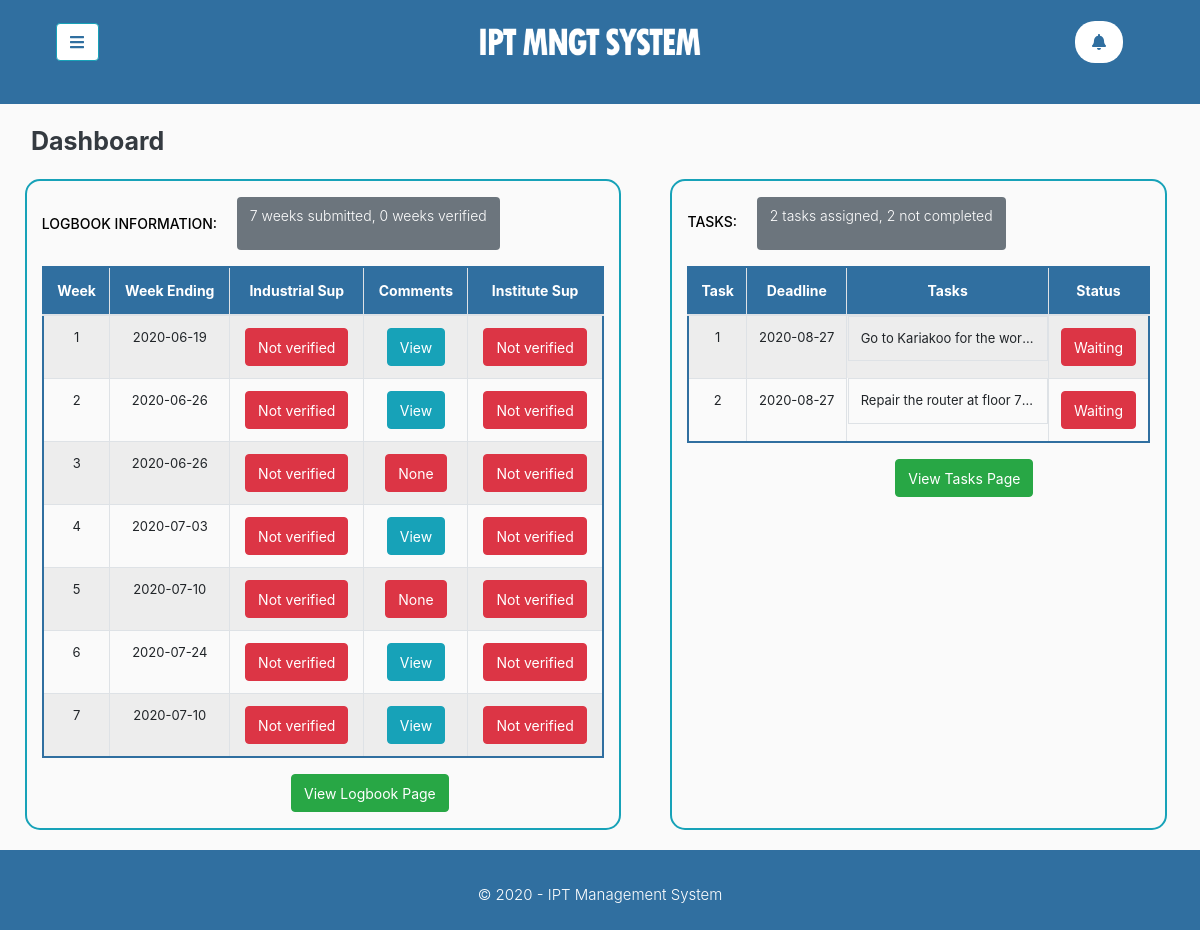
The app's page /student/main/index.php (signed in) with its own data.
### tables this page shows
CREATE TABLE `logbook_entries` (
  `entryNumber` int(11) NOT NULL,
  `userID` int(11) DEFAULT NULL,
  `weekNumber` int(11) DEFAULT NULL,
  `weekStart` varchar(11) DEFAULT NULL,
  `weekEnds` varchar(11) DEFAULT NULL,
  `monEntry` varchar(500) DEFAULT NULL,
  `tueEntry` varchar(500) DEFAULT NULL,
  `wedEntry` varchar(500) DEFAULT NULL,
  `thurEntry` varchar(500) DEFAULT NULL,
  `friEntry` varchar(500) DEFAULT NULL,
  `satEntry` varchar(500) DEFAULT NULL,
  `monhr` varchar(255) NOT NULL,
  `tuehr` varchar(255) NOT NULL,
  `wedhr` varchar(255) NOT NULL,
  `thurhr` varchar(255) NOT NULL,
  `frihr` varchar(255) NOT NULL,
  `sathr` varchar(255) NOT NULL,
  `week_Entry` text DEFAULT NULL,
  `week_picture` varchar(255) DEFAULT NULL,
  `indSup_comments` varchar(500) DEFAULT NULL,
  `indSup_verifystatus` int(11) DEFAULT NULL,
  `instSup_verifystatus` int(11) DEFAULT NULL,
  `year_of_study` int(11) DEFAULT NULL,
  `entry_status` int(11) DEFAULT NULL,
  `last_submission` varchar(255) DEFAULT NULL
);

CREATE TABLE `task_info` (
  `task_id` int(11) NOT NULL,
  `StudentID` int(11) DEFAULT NULL,
  `industrial_supervisor_ID` int(11) DEFAULT NULL,
  `week` varchar(255) DEFAULT NULL,
  `deadline` varchar(255) DEFAULT NULL,
  `tasks` text DEFAULT NULL,
  `task_status` int(11) DEFAULT NULL
);

### student/main/index.php (the view, shortened to what this page needs)
<?php
    include '../phpIncludes/header.php';
    $current_userID = $_SESSION ['StudentID'];
    $sql_logbook = "SELECT * FROM logbook_entries WHERE userID = '$current_userID'";
    $run = $conn -> query($sql_logbook);
    $logbook_number_rows = mysqli_num_rows ($run);
    $sql_statusCheck = "SELECT * FROM logbook_entries WHERE userID = '$current_userID' AND indSup_verifystatus = '1' AND entry_status = '1'";
    $run_statusCheck = $conn -> query ($sql_statusCheck);
    $status_notVerified = mysqli_num_rows ($run_statusCheck);
    $sql_taskCheck = "SELECT * FROM task_info WHERE StudentID = '$current_userID'";
    $run_taskStatus = $conn -> query ($sql_taskCheck);
    $number_tasks = mysqli_num_rows ($run_taskStatus);
    $last_task_id = "SELECT MAX(task_id) AS new_id FROM task_info WHERE StudentID = '$current_userID'";
    $run_last = $conn -> query ($last_task_id);
    $res_last = $run_last -> fetch_assoc();
    $sql_taskCheck_status = "SELECT * FROM task_info WHERE StudentID = '$current_userID' AND task_status = '0'";
    $run_taskStatus_not = $conn -> query ($sql_taskCheck_status);
    $number_tasks_notDone = mysqli_num_rows ($run_taskStatus_not);
?>
        <div class='' id="content">
            <div class="container-fluid">
                <div class="row pr-2">
                    <div class="col-lg-12 col-12 ml-auto mr-auto" >
                        <div class="row">
                            <div class="col-lg-12 ml-auto mt-3">
                            <p class="ml-lg-3" style="font-size: 25px; font-weight: bold; color:#343A40;">Dashboard </p>
                            </div>
                            <div class="col-lg-6 col-12 table-responsive ml-auto mr-auto" style="border: 2px solid #17A2B8; border-radius: 15px;">
                               <p style="color:black; font-weight:500;" class="mt-3"> <span id='btn_txt'>LOGBOOK INFORMATION: </span>
                               <button class='ml-3 btn' style='background-color: #6C757D'>
                               <?php
                                   echo"
                               <p style='color:white; font-size:14px;'>".$logbook_number_rows." weeks submitted, ".$status_notVerified." weeks verified</p>
                               ";?>
                               </button>
                               </p>
                                <table class="table table-hover text-nowrap table-bordered table-striped text-center" style="border: 2px solid #306FA0; font-size: 13px; border-radius: 20px;">
                  <thead style='background-color: #306FA0; color:white;'>
                    <tr>
                      <th><span id='hd_txt'>Week</span></th>
                      <th><span id='hd_txt'>Week Ending</span></th>
                      <th><span id='hd_txt'>Industrial Sup</span></th>
                      <th><span id='hd_txt'>Comments</span></th>
                      <th><span id='hd_txt'>Institute Sup</span></th>
                    </tr>
                  </thead>
                   <tbody>
                   <?php
                       $loop = 1;
                       while ($loop <= $logbook_number_rows){
                           $get_specific_week = "SELECT * FROM logbook_entries WHERE userID = '$current_userID' AND weekNumber = '$loop'";
                           $run_query = $conn -> query ($get_specific_week);
                           $run_res = $run_query -> fetch_assoc();
                           echo "
                           <tr>
                              <td>".$run_res['weekNumber']."</td>
                              <td>".$run_res['weekEnds']."</td>";
                           if (($run_res['indSup_verifystatus'] == '0') || ($run_res['indSup_verifystatus'] == '')) {
                               echo "<td><button class='btn btn-danger'><span id='btn_txt'>Not verified</span></button></td>";
                           }
                           if ($run_res['indSup_comments'] == ''){
                               echo"<td><button class='btn btn-danger' readonly><span id='btn_txt'>None</span></button></td>";
                           }
                           if ($run_res['indSup_comments'] != ''){
                               echo"<td><button class='btn btn-info'><span id='btn_txt'>View</span></button></td>";
                           }
                           if (($run_res['instSup_verifystatus'] == '0') || ($run_res['instSup_verifystatus'] == '')) {
                               echo"<td><button class='btn btn-danger'><span id='btn_txt'>Not verified</span></button></td>";
                           }
                           $loop = $loop + 1;
                       }
                    ?>
                  </tbody>
                </table>
                           <div class="col-lg-2 ml-auto mr-auto">
                        <button class=" btn btn-success mb-3" onclick="window.location.href='../pages/logbook.php';"><span style='font-size:14px;'>View Logbook Page</span>  </button>
                           </div>
                            </div>
                        <div class="col-lg-5 col-12 table-responsive mr-auto ml-auto col-mt-5" style="border: 2px solid #17A2B8; border-radius: 15px;">
                               <p style="color:black; font-weight:500;" class="mt-3"> <span id='btn_txt'>TASKS:
                               <button class='ml-3 btn' style='background-color: #6C757D'>
                               <?php
                                   echo"
                               <p style='color:white; font-size:14px;'>".$number_tasks." tasks assigned, ".$number_tasks_notDone." not completed</p>
                               ";?>
                               </button>
                                <table class="table table-hover text-nowrap table-bordered table-striped text-center" style="border: 2px solid #306FA0; font-size: 13px; border-radius: 20px;">
                  <thead style='background-color: #306FA0; color:white; border: 2px solid #306FA0;'>
                    <tr>
                      <th><span id='hd_txt'>Task </span></th>
                      <th><span id='hd_txt'>Deadline</span></th>
                      <th><span id='hd_txt' style=''>Tasks</span></th>
                      <th><span id='hd_txt'>Status</span></th>
                    </tr>
                  </thead>
                   <tbody>
                   <?php
                       $loop2 = 1;
                       $op = 1;
                       while ($loop2 <= $res_last['new_id']){
                           $get_task = "SELECT * FROM task_info WHERE StudentID = '$current_userID' AND task_id ='$loop2' ORDER BY deadline";
                           $run_task_query = $conn -> query ($get_task);
                           $res_tasks = $run_task_query -> fetch_assoc();
                           $num_res = mysqli_num_rows ($run_task_query);
                           if ($num_res != 0){
                           echo "
                           <tr>
                              <td>".$op."</td>
                              <td>".$res_tasks['deadline']."</td>"
                               ;
                           if ((strlen($res_tasks['tasks'])) < 30){
                               echo "<td>".$res_tasks['tasks']."</td>";
                           }else {
                               echo "<td style='width: 200px; overflow:hidden; display:inline-block; text-overflow: ellipsis; white-space: nowrap;'>".$res_tasks['tasks']."</td>";
                           }
                           if (($res_tasks['task_status'] == '0') || ($res_tasks['task_status'] == '')) {
                               echo "<td>
                               <button class='btn btn-danger'><span id='btn_txt'>Waiting</span></button>
                               </td>";
                           }
                           $op = $op + 1;
                        }
                           $loop2 = $loop2 + 1;
                       }
                    ?>
                  </tbody>
                </table>
                           <div class="col-lg-2 ml-auto mr-auto">
                        <button class=" btn btn-success mb-3" onclick="window.location.href='../pages/tasks.php';"><span style='font-size:14px;'> View Tasks Page</span> </button>
                           </div>
                            </div>
                        </div>
                    </div>
                </div>
            </div>
        </div>
    </div>
<?php
    include '../phpIncludes/footer2.php';
?>

### student/phpIncludes/header.php (shortened to what this page needs)
<!DOCTYPE html>
<html>
<head>
    <link rel="stylesheet" href="https://stackpath.bootstrapcdn.com/bootstrap/4.1.0/css/bootstrap.min.css">
    <link rel="stylesheet" href="../styles/sidebar.css">
    <link rel="stylesheet" href="https://cdnjs.cloudflare.com/ajax/libs/malihu-custom-scrollbar-plugin/3.1.5/jquery.mCustomScrollbar.min.css">
</head>
<body>
    <div class="wrapper">
    <div class="content">
        <div id="content2">
            <nav class="navbar navbar-expand-lg" id="my_nav">
                <div class="container-fluid">
                    <div class="col-lg-1 col-2">
                        <button type="button" id="sidebarCollapse" class="col-lg-8 btn btn-info" style="background-color: #FFFFFF; color: #306FA0;">
                        <span style="font-weight:bold;"><i class="fas fa-bars"></i></span>
                        </button>
                    </div>
                    <div class="col-lg-8 col-7 ml-auto mr-auto">
                       <div class="col-lg-5 col-6 ml-auto mr-auto">
                        <img src="../../img/logo6.png" class="img-fluid" style="height:5vh; width:20vw;">
                        </div>
                    </div>
                    <div class="col-lg-1 col-3">
                       <div class="row">
                        <div class="dropdown" >
                            <a class="nav-link btn" href="#" style="background-color:white; border-radius:20px;" >
                            <span style="background-color:white; color: #306FA0;"><i class="fas fa-bell"></i>
                                </span>
                            </a>
                        </div>
                        </div>
                    </div>
                </div>
            </nav>
        </div>

### student/phpIncludes/footer2.php (shortened to what this page needs)
<footer class="footer-black aa-footer mt-5" id="footr2">
    <div class="container">
        <div class="row text-center">
            <div class="col-md-12 mt-3">
                <p class="mt-3" style="color:white; font-size:15px;"> &copy; 2020 - IPT Management System </p>
            </div>
        </div>
    </div>
</footer>
    </div>
    </body>
</html>

### student/styles/sidebar.css (style rules this page uses)
body { background: #fafafa; }
p { font-size: 1.1em; font-weight: 300; line-height: 1.7em; color: #999; }
a, a:hover, a:focus { color: inherit; text-decoration: none; transition: all 0.3s; }
@media (min-width: 991px) { #content2 { background-color: #306FA0; width: 100%; padding-left: 10px; padding-top: 13px; min-height: 13vh; transition: all 0.3s; position: relative; top: 0; right: 0; } }

### student/main/index.php (style rules this page uses)
.table { border: 0.5px solid #000000; }
#btn_txt { font-size: 14px; }
#hd_txt { font-size: 14px; }

### student/phpIncludes/footer2.php (style rules this page uses)
.wrapper { position: relative; min-height: 100vh; }
.content { padding-bottom: 100px; }
#footr2 { background-color: #306FA0; color: white; position: absolute; bottom: 0; width: 100%; height: 80px; }

### records on screen
logbook_entries: weekNumber "1", weekEnds "2020-06-19", indSup_verifystatus "Not verified", shows "View", instSup_verifystatus "Not verified"
logbook_entries: weekNumber "2", weekEnds "2020-06-26", indSup_verifystatus "Not verified", shows "View", instSup_verifystatus "Not verified"
logbook_entries: weekNumber "3", weekEnds "2020-06-26", indSup_verifystatus "Not verified", indSup_comments "None", instSup_verifystatus "Not verified"
logbook_entries: weekNumber "4", weekEnds "2020-07-03", indSup_verifystatus "Not verified", shows "View", instSup_verifystatus "Not verified"
logbook_entries: weekNumber "5", weekEnds "2020-07-10", indSup_verifystatus "Not verified", indSup_comments "None", instSup_verifystatus "Not verified"
logbook_entries: weekNumber "6", weekEnds "2020-07-24", indSup_verifystatus "Not verified", shows "View", instSup_verifystatus "Not verified"
logbook_entries: weekNumber "7", weekEnds "2020-07-10", indSup_verifystatus "Not verified", indSup_comments "View", instSup_verifystatus "Not verified"
task_info: deadline "2020-08-27", tasks "Go to Kariakoo for the wor…", task_status "Waiting"
task_info: deadline "2020-08-27", tasks "Repair the router at floor 7…", task_status "Waiting"

### other values on screen
$logbook_number_rows "7"
$status_notVerified "0"
$number_tasks "2"
$number_tasks_notDone "2"
